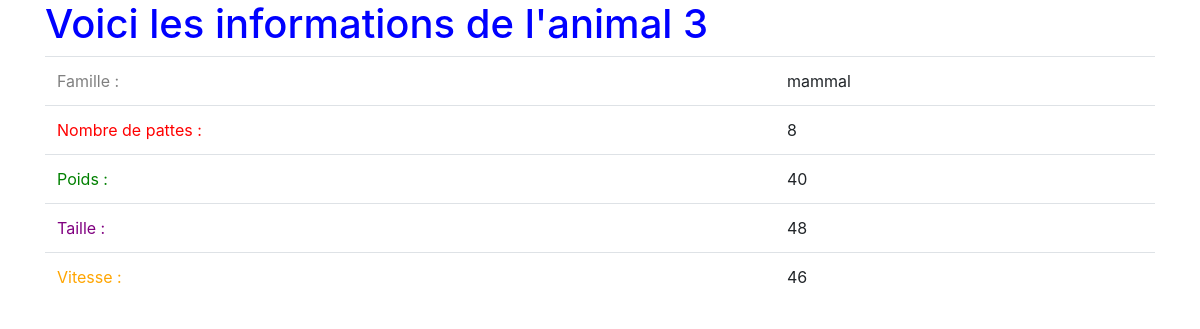
The page /animal/3/ on the database its author committed.
### info/models.py (models this page shows)
class Animal(models.Model):
    id = models.AutoField(primary_key=True)
    legs = models.PositiveIntegerField()
    weight = models.PositiveIntegerField()
    height = models.PositiveIntegerField()
    speed = models.PositiveIntegerField()
    family = models.ForeignKey(Family, on_delete=models.CASCADE)

class Family(models.Model):
    id = models.AutoField(primary_key=True)
    name = models.CharField(max_length=100)

### info/views.py (the view)
# urls.py: path('animal/<int:animal_id>/', views.animal_view, name='animal'),
def animal_view(request, animal_id):
    animal = Animal.objects.get(pk=animal_id)
    context = {'animal': animal}
    return render(request, 'animal.html', context)

### info/templates/animal.html (shortened to what this page needs)
<!doctype html>
<html lang="en">
<head>
    <link rel="stylesheet" href="https://stackpath.bootstrapcdn.com/bootstrap/4.5.2/css/bootstrap.min.css"
>
</head>
<body>
    <div class="container">
        <h1 style="color: blue">Voici les informations de l'animal {{ animal.id }}</h1>
        <table class="table">
            <tr>
                <td style="color: grey">Famille :</td>
                <td>{{ animal.family.name }}</td>
            </tr>
            <tr>
                <td style="color: red">Nombre de pattes :</td>
                <td>{{ animal.legs }}</td>
            </tr>
            <tr>
                <td style="color: green">Poids :</td>
                <td>{{ animal.weight }}</td>
            </tr>
            <tr>
                <td style="color: purple">Taille :</td>
                <td>{{ animal.height }}</td>
            </tr>
            <tr>
                <td style="color: orange">Vitesse :</td>
                <td>{{ animal.speed }}</td>
            </tr>
        </table>
    </div>
</body>
</html>

### rows shown on the page
Animal: id "3", family.name "mammal", legs "8", weight "40", height "48", speed "46"
